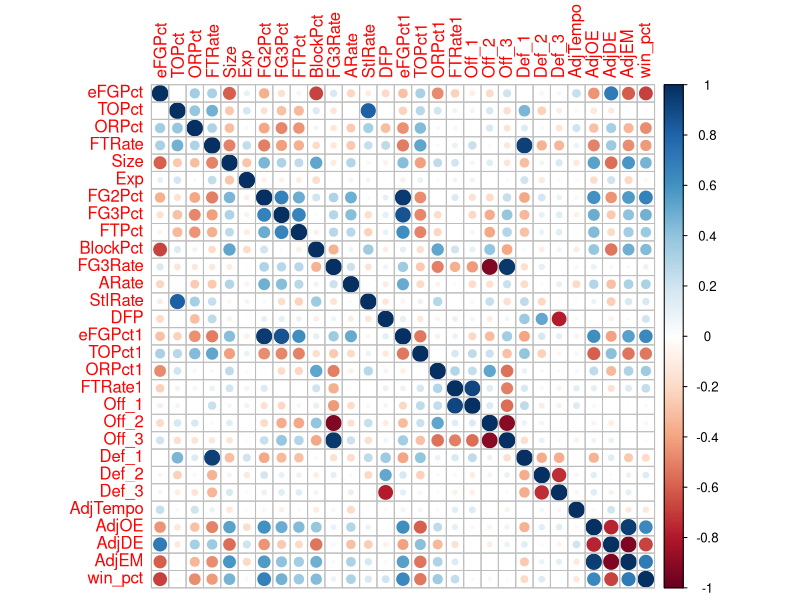
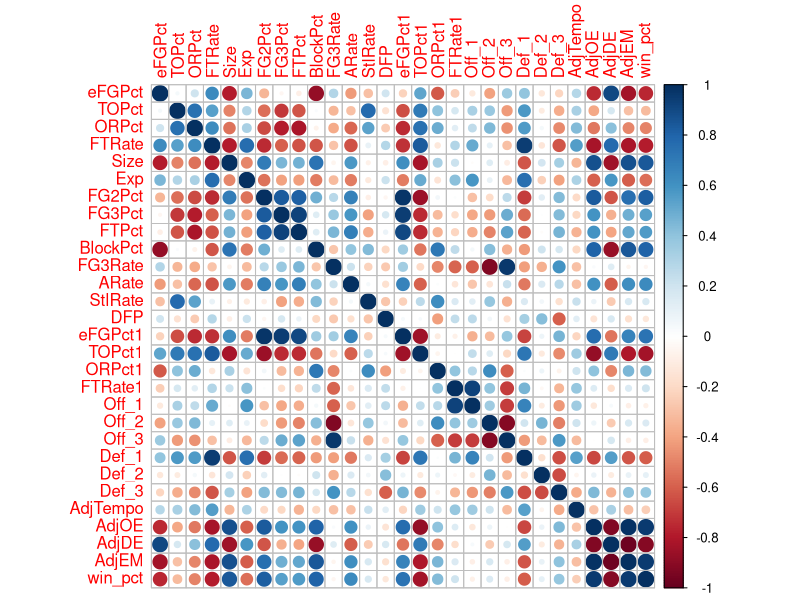
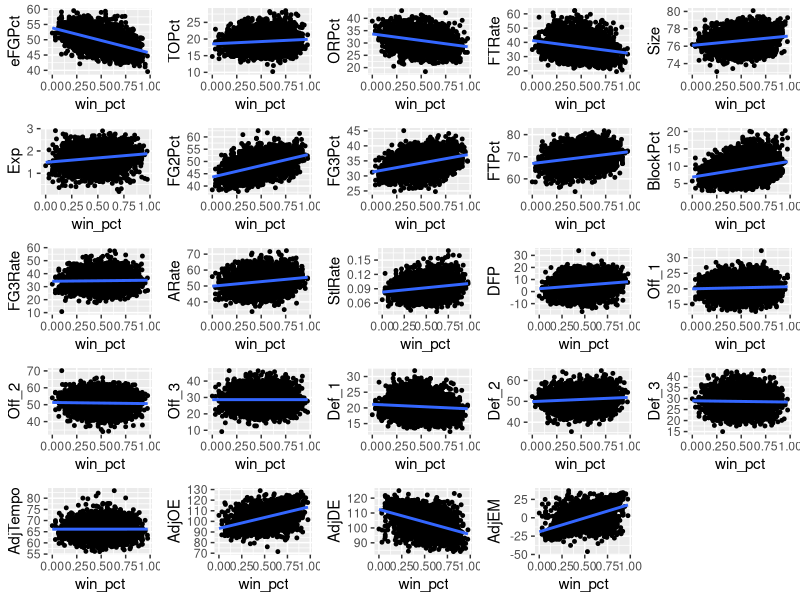

Generate these figures, in order, with R: (Note: this script raises an error after producing the figures.)
## ---- chunk 1
library(data.table)
totals <- fread("bball_data1.csv")
## ---- chunk 2
library(data.table)
avgs1 <- totals[, c(-1,-35)]
avgs2 <- totals[, c(-1,-2)]
avg_teams <- avgs1[, lapply(.SD, mean), by=list(TeamName)]
avg_conf <- avgs2[, lapply(.SD, mean), by=list(Conf)]
## ---- chunk 3
library("Hmisc")
library(corrplot)

corr_data <- avg_teams[, c(-1,-30,-28,-26)]
corr_data <- as.matrix(corr_data)
#Looking at the correlation of features with average teams data
res <- cor(corr_data)
corrplot(res)


corr_data <- avg_conf[, c(-1,-30,-28,-26)]
corr_data <- as.matrix(corr_data)
#Looking at the correlation of features with average conferences data
res1 <- cor(corr_data)
corrplot(res1)
## ---- chunk 4
library(ggpubr)


p <- ggplot(totals, aes(x=win_pct, y=eFGPct))+ geom_point(size=1) +
    stat_smooth(method="lm")
p1 <- ggplot(totals, aes(x=win_pct, y=TOPct))+ geom_point(size=1) + 
    stat_smooth(method="lm")
p2 <- ggplot(totals, aes(x=win_pct, y=ORPct))+ geom_point(size=1) +
    stat_smooth(method="lm")
p3 <- ggplot(totals, aes(x=win_pct, y=FTRate))+ geom_point(size=1) +
    stat_smooth(method="lm")
p4 <- ggplot(totals, aes(x=win_pct, y=Size))+ geom_point(size=1) + 
    stat_smooth(method="lm")
p5 <- ggplot(totals, aes(x=win_pct, y=Exp))+ geom_point(size=1) +
    stat_smooth(method="lm")
p6 <- ggplot(totals, aes(x=win_pct, y=FG2Pct))+ geom_point(size=1) + 
    stat_smooth(method="lm")
p7 <- ggplot(totals, aes(x=win_pct, y=FG3Pct))+ geom_point(size=1) + 
    stat_smooth(method="lm")
p8 <- ggplot(totals, aes(x=win_pct, y=FTPct)) + geom_point(size=1)+ 
    stat_smooth(method="lm")
p9<- ggplot(totals, aes(x=win_pct, y=BlockPct))+ geom_point(size=1) + 
    stat_smooth(method="lm")
p10 <- ggplot(totals, aes(x=win_pct, y=FG3Rate))+ geom_point(size=1) + 
    stat_smooth(method="lm")
p11<- ggplot(totals, aes(x=win_pct, y=ARate)) + geom_point(size=1)+ 
    stat_smooth(method="lm")
p12<- ggplot(totals, aes(x=win_pct, y=StlRate))+ geom_point(size=1) + 
    stat_smooth(method="lm")
p13<- ggplot(totals, aes(x=win_pct, y=DFP))+ geom_point(size=1) + 
    stat_smooth(method="lm")
p18<- ggplot(totals, aes(x=win_pct, y=Off_1))+ geom_point(size=1) +
    stat_smooth(method="lm")
p19<- ggplot(totals, aes(x=win_pct, y=Off_2))+ geom_point(size=1) +
    stat_smooth(method="lm")
p20 <- ggplot(totals, aes(x=win_pct, y=Off_3)) + geom_point(size=1)+
    stat_smooth(method="lm")
p21 <- ggplot(totals, aes(x=win_pct, y=Def_1)) + geom_point(size=1)+
    stat_smooth(method="lm")
p22 <- ggplot(totals, aes(x=win_pct, y=Def_2)) + geom_point(size=1)+
    stat_smooth(method="lm")
p23 <- ggplot(totals, aes(x=win_pct, y=Def_3)) + geom_point(size=1)+ 
    stat_smooth(method="lm")
p25<- ggplot(totals, aes(x=win_pct, y=AdjTempo)) + geom_point(size=1)+
    stat_smooth(method="lm")
p27<- ggplot(totals, aes(x=win_pct, y=AdjOE)) + geom_point(size=1)+
    stat_smooth(method="lm")
p29<- ggplot(totals, aes(x=win_pct, y=AdjDE))+ geom_point(size=1) + 
    stat_smooth(method="lm")


p30<- ggplot(totals, aes(x=win_pct, y=AdjEM))+ geom_point(size=1) +
    stat_smooth(method="lm")


plot<-ggarrange(p, p1, p2, p3, p4, p5, p6, p7, p8, p9, p10 ,p11, p12, p13, p18, p19, p20, p21, p22, p23, p25, p27, p29, p30, ncol = 5, nrow = 5, common.legend = TRUE)

plot

## ---- chunk 5
library(ggplot2)

sorted_avg_teams <- avg_teams[with(avg_teams, order(-win_pct)), ]
sorted_avg_teams1 <- avg_teams[with(avg_teams, order(win_pct)), ]
top <- sorted_avg_teams[1:10,]
bottom <- sorted_avg_teams1[1:10,]

top_bottom <- rbind(top, bottom)

ggplot(data=avg_teams, aes(x = reorder(team_name, -win_pct), y=win_pct), color=Conf) +
  geom_bar(stat="identity", width=0.5)
## ---- chunk 6
scale_top <- scale(top_bottom[,c(-1)])
scale_top <- data.table(scale_top)
scale_top$TeamName <-top_bottom[,c(1)]

scale_top$category<- ifelse(scale_top$win_pct >0, "high","low")

q <- ggplot(scale_top,aes(x = reorder(TeamName, win_pct),y = win_pct)) + 
      geom_bar(aes(fill = category),stat = "identity") +

      coord_flip()

q1 <- ggplot(scale_top,aes(x = reorder(TeamName, win_pct),y=eFGPct)) + 
      geom_bar(aes(fill = category),stat = "identity") +

      coord_flip()

q2 <- ggplot(scale_top,aes(x = reorder(TeamName, win_pct),y=TOPct)) + 
      geom_bar(aes(fill = category),stat = "identity") +

      coord_flip()

q3 <- ggplot(scale_top,aes(x = reorder(TeamName, win_pct),y=ORPct)) + 
      geom_bar(aes(fill = category),stat = "identity") +

      coord_flip()

q4 <- ggplot(scale_top,aes(x = reorder(TeamName, win_pct),y=AdjEM)) + 
      geom_bar(aes(fill = category),stat = "identity") +

      coord_flip()

q5 <- ggplot(scale_top,aes(x = reorder(TeamName, win_pct),y=AdjDE)) + 
      geom_bar(aes(fill = category),stat = "identity") +

      coord_flip()

q6 <- ggplot(scale_top,aes(x = reorder(TeamName, win_pct),y=AdjTempo)) + 
      geom_bar(aes(fill = category),stat = "identity") +

      coord_flip()

q7 <- ggplot(scale_top,aes(x = reorder(TeamName, win_pct),y=Def_3)) + 
      geom_bar(aes(fill = category),stat = "identity") +

      coord_flip()

q8 <- ggplot(scale_top,aes(x = reorder(TeamName, win_pct),y=Def_2)) + 
      geom_bar(aes(fill = category),stat = "identity") +

      coord_flip()

q9 <- ggplot(scale_top,aes(x = reorder(TeamName, win_pct),y=Def_1)) + 
      geom_bar(aes(fill = category),stat = "identity") +

      coord_flip()

q10 <- ggplot(scale_top,aes(x = reorder(TeamName, win_pct),y=Off_1)) + 
      geom_bar(aes(fill = category),stat = "identity") +

      coord_flip()

q11 <- ggplot(scale_top,aes(x = reorder(TeamName, win_pct),y=Off_2)) + 
      geom_bar(aes(fill = category),stat = "identity") +

      coord_flip()

q12 <- ggplot(scale_top,aes(x = reorder(TeamName, win_pct),y=Off_3)) + 
      geom_bar(aes(fill = category),stat = "identity") +

      coord_flip()

q13 <- ggplot(scale_top,aes(x = reorder(TeamName, win_pct), y=DFP)) + 
      geom_bar(aes(fill = category),stat = "identity") +

      coord_flip()

q14 <- ggplot(scale_top,aes(x = reorder(TeamName, win_pct),y=StlRate)) + 
      geom_bar(aes(fill = category),stat = "identity") +

      coord_flip()

q15 <- ggplot(scale_top,aes(x = reorder(TeamName, win_pct), y=ARate)) + 
      geom_bar(aes(fill = category),stat = "identity") +

      coord_flip()

q16 <- ggplot(scale_top,aes(x = reorder(TeamName, win_pct), y=FG3Rate)) + 
      geom_bar(aes(fill = category),stat = "identity") +
      labs(title= "Diverging Bars")+
      coord_flip()

q17 <- ggplot(scale_top,aes(x = reorder(TeamName, win_pct),y=BlockPct)) + 
      geom_bar(aes(fill = category),stat = "identity") +

      coord_flip()

q18 <- ggplot(scale_top,aes(x = reorder(TeamName, win_pct),y=FTPct)) + 
      geom_bar(aes(fill = category),stat = "identity") +

      coord_flip()

q19 <- ggplot(scale_top,aes(x = reorder(TeamName, win_pct),y=FG3Pct)) + 
      geom_bar(aes(fill = category),stat = "identity") +

      coord_flip()

q20 <- ggplot(scale_top,aes(x = reorder(TeamName, win_pct),y=FTRate)) + 
      geom_bar(aes(fill = category),stat = "identity") +

      coord_flip()


q21 <- ggplot(scale_top,aes(x = reorder(TeamName, win_pct),y=FG2Pct)) + 
      geom_bar(aes(fill = category),stat = "identity") +

      coord_flip()

q22 <- ggplot(scale_top,aes(x = reorder(TeamName, win_pct),y = Exp)) + 
      geom_bar(aes(fill = category),stat = "identity") +

      coord_flip()

q23 <- ggplot(scale_top,aes(x = reorder(TeamName, win_pct),y=Size)) + 
      geom_bar(aes(fill = category),stat = "identity") +
      coord_flip()

q24 <- ggplot(scale_top,aes(x = reorder(TeamName, win_pct),y=AdjOE)) + 
      geom_bar(aes(fill = category),stat = "identity") +

      coord_flip()



plot<-ggarrange(q, q1,q2,q3,q4,q5,q6,q7,q8,q9,q10,q11,q12,q13,q14,q15,q16,q17,q18,q19,q20,q21,q22,q23,24, ncol = 5, nrow = 5, common.legend = TRUE)

plot
## ---- chunk 7
library(ggplot2)

p = ggplot(totals,aes(x=Season, y=win_pct, group=TeamName)) + geom_line(aes(color=TeamName))
p = p + facet_wrap(~Conf, nrow=5) 
p = p + theme(legend.position = "none")
p
## ---- chunk 8
library(ggplot2)

ggplot(data=avg_conf, aes(x = reorder(Conf, -win_pct), y=win_pct)) +
  geom_bar(stat="identity", width=0.5)
## ---- chunk 9
ggplot(totals, aes(x = reorder(Conf, -win_pct, FUN = median), y = win_pct, fill = Conf, alpha = 0.2)) + geom_boxplot()
## ---- chunk 10
library(ggplot2)

p = ggplot(totals,aes(x=win_pct)) + geom_density(aes(color=Conf))
p = p + facet_wrap(~Conf, nrow=5) 
p = p + theme(legend.position = "none")
p
## ---- chunk 11
library(ggpubr)

#b12 <- totals[totals$Conf %like% "B12", ]
#bsth <- totals[totals$Conf %like% "BSth", ]
swac <- totals[totals$Conf %like% "SWAC", ]
sec <- totals[totals$Conf %like% "SEC", ]
sum <- totals[totals$Conf %like% "Sum", ]

#first_analysis <- rbind(b12, bsth, swac)
first_analysis <- rbind(sec,swac)

p <- ggplot(first_analysis, aes(x=win_pct, y=eFGPct, color=Conf, shape=Conf)) + geom_point(size=1)+
    stat_smooth(method="lm")
p1 <- ggplot(first_analysis, aes(x=win_pct, y=TOPct, color=Conf, shape=Conf)) + geom_point(size=1)+
    stat_smooth(method="lm")
p2 <- ggplot(first_analysis, aes(x=win_pct, y=ORPct, color=Conf, shape=Conf)) + geom_point(size=1)+
    stat_smooth(method="lm")
p3 <- ggplot(first_analysis, aes(x=win_pct, y=FTRate, color=Conf, shape=Conf)) + geom_point(size=1)+
    stat_smooth(method="lm")
p4 <- ggplot(first_analysis, aes(x=win_pct, y=Size, color=Conf, shape=Conf)) + geom_point(size=1)+
    stat_smooth(method="lm")
p5 <- ggplot(first_analysis, aes(x=win_pct, y=Exp, color=Conf, shape=Conf)) + geom_point(size=1)+
    stat_smooth(method="lm")
p6 <- ggplot(first_analysis, aes(x=win_pct, y=FG2Pct, color=Conf, shape=Conf)) + geom_point(size=1)+
    stat_smooth(method="lm")
p7 <- ggplot(first_analysis, aes(x=win_pct, y=FG3Pct, color=Conf, shape=Conf)) + geom_point(size=1)+
    stat_smooth(method="lm")
p8 <- ggplot(first_analysis, aes(x=win_pct, y=FTPct, color=Conf, shape=Conf)) + geom_point(size=1)+
    stat_smooth(method="lm")
p9<- ggplot(first_analysis, aes(x=win_pct, y=BlockPct, color=Conf, shape=Conf)) + geom_point(size=1)+
    stat_smooth(method="lm")
p10 <- ggplot(first_analysis, aes(x=win_pct, y=FG3Rate, color=Conf, shape=Conf)) + geom_point(size=1)+
    stat_smooth(method="lm")
p11<- ggplot(first_analysis, aes(x=win_pct, y=ARate, color=Conf, shape=Conf)) + geom_point(size=1)+
    stat_smooth(method="lm")
p12<- ggplot(first_analysis, aes(x=win_pct, y=StlRate, color=Conf, shape=Conf)) + geom_point(size=1)+
    stat_smooth(method="lm")
p13<- ggplot(first_analysis, aes(x=win_pct, y=DFP, color=Conf, shape=Conf)) + geom_point(size=1)+
    stat_smooth(method="lm")
p18<- ggplot(first_analysis, aes(x=win_pct, y=Off_1, color=Conf, shape=Conf)) + geom_point(size=1)+
    stat_smooth(method="lm")
p19<- ggplot(first_analysis, aes(x=win_pct, y=Off_2, color=Conf, shape=Conf)) + geom_point(size=1)+
    stat_smooth(method="lm")
p20 <- ggplot(first_analysis, aes(x=win_pct, y=Off_3, color=Conf, shape=Conf)) + geom_point(size=1)+
    stat_smooth(method="lm")
p21 <- ggplot(first_analysis, aes(x=win_pct, y=Def_1, color=Conf, shape=Conf)) + geom_point(size=1)+
    stat_smooth(method="lm")
p22 <- ggplot(first_analysis, aes(x=win_pct, y=Def_2, color=Conf, shape=Conf)) + geom_point(size=1)+
    stat_smooth(method="lm")
p23 <- ggplot(first_analysis, aes(x=win_pct, y=Def_3, color=Conf, shape=Conf)) + geom_point(size=1)+
    stat_smooth(method="lm")
p25<- ggplot(first_analysis, aes(x=win_pct, y=AdjTempo, color=Conf, shape=Conf)) + geom_point(size=1)+
    stat_smooth(method="lm")
p27<- ggplot(first_analysis, aes(x=win_pct, y=AdjOE, color=Conf, shape=Conf)) + geom_point(size=1)+
    stat_smooth(method="lm")
p29<- ggplot(first_analysis, aes(x=win_pct, y=AdjDE, color=Conf, shape=Conf)) + geom_point(size=1)+
    stat_smooth(method="lm")
p30<- ggplot(first_analysis, aes(x=win_pct, y=AdjEM, color=Conf, shape=Conf)) + geom_point(size=1)+
    stat_smooth(method="lm")

plot<-ggarrange(p, p1, p2, p3, p4, p5, p6, p7, p8, p9, p10 ,p11, p12, p13, p18, p19, p20, p21, p22, p23, p25, p27, p29, p30, ncol = 5, nrow = 5, common.legend = TRUE)

plot
## ---- chunk 12
library(ggplot2)

sorted_avg_conf <- avg_conf[with(avg_conf, order(-win_pct)), ]
sorted_avg_conf1 <- avg_conf[with(avg_conf, order(win_pct)), ]
top <- sorted_avg_conf[1:5,]
bottom <- sorted_avg_conf1[1:5,]

top_bottom <- rbind(top, bottom)

## ---- chunk 13
scale_top <- scale(top_bottom[,c(-1)])
scale_top <- data.table(scale_top)
scale_top$TeamName <-top_bottom[,c(1)]

scale_top$category<- ifelse(scale_top$win_pct >0, "high","low")

q <- ggplot(scale_top,aes(x = reorder(TeamName, win_pct),y = win_pct)) + 
      geom_bar(aes(fill = category),stat = "identity") +

      coord_flip()

q1 <- ggplot(scale_top,aes(x = reorder(TeamName, win_pct),y=eFGPct)) + 
      geom_bar(aes(fill = category),stat = "identity") +

      coord_flip()

q2 <- ggplot(scale_top,aes(x = reorder(TeamName, win_pct),y=TOPct)) + 
      geom_bar(aes(fill = category),stat = "identity") +

      coord_flip()

q3 <- ggplot(scale_top,aes(x = reorder(TeamName, win_pct),y=ORPct)) + 
      geom_bar(aes(fill = category),stat = "identity") +

      coord_flip()

q4 <- ggplot(scale_top,aes(x = reorder(TeamName, win_pct),y=AdjEM)) + 
      geom_bar(aes(fill = category),stat = "identity") +

      coord_flip()

q5 <- ggplot(scale_top,aes(x = reorder(TeamName, win_pct),y=AdjDE)) + 
      geom_bar(aes(fill = category),stat = "identity") +

      coord_flip()

q6 <- ggplot(scale_top,aes(x = reorder(TeamName, win_pct),y=AdjTempo)) + 
      geom_bar(aes(fill = category),stat = "identity") +

      coord_flip()

q7 <- ggplot(scale_top,aes(x = reorder(TeamName, win_pct),y=Def_3)) + 
      geom_bar(aes(fill = category),stat = "identity") +

      coord_flip()

q8 <- ggplot(scale_top,aes(x = reorder(TeamName, win_pct),y=Def_2)) + 
      geom_bar(aes(fill = category),stat = "identity") +

      coord_flip()

q9 <- ggplot(scale_top,aes(x = reorder(TeamName, win_pct),y=Def_1)) + 
      geom_bar(aes(fill = category),stat = "identity") +

      coord_flip()

q10 <- ggplot(scale_top,aes(x = reorder(TeamName, win_pct),y=Off_1)) + 
      geom_bar(aes(fill = category),stat = "identity") +

      coord_flip()

q11 <- ggplot(scale_top,aes(x = reorder(TeamName, win_pct),y=Off_2)) + 
      geom_bar(aes(fill = category),stat = "identity") +

      coord_flip()

q12 <- ggplot(scale_top,aes(x = reorder(TeamName, win_pct),y=Off_3)) + 
      geom_bar(aes(fill = category),stat = "identity") +

      coord_flip()

q13 <- ggplot(scale_top,aes(x = reorder(TeamName, win_pct), y=DFP)) + 
      geom_bar(aes(fill = category),stat = "identity") +

      coord_flip()

q14 <- ggplot(scale_top,aes(x = reorder(TeamName, win_pct),y=StlRate)) + 
      geom_bar(aes(fill = category),stat = "identity") +

      coord_flip()

q15 <- ggplot(scale_top,aes(x = reorder(TeamName, win_pct), y=ARate)) + 
      geom_bar(aes(fill = category),stat = "identity") +

      coord_flip()

q16 <- ggplot(scale_top,aes(x = reorder(TeamName, win_pct), y=FG3Rate)) + 
      geom_bar(aes(fill = category),stat = "identity") +
      labs(title= "Diverging Bars")+
      coord_flip()

q17 <- ggplot(scale_top,aes(x = reorder(TeamName, win_pct),y=BlockPct)) + 
      geom_bar(aes(fill = category),stat = "identity") +

      coord_flip()

q18 <- ggplot(scale_top,aes(x = reorder(TeamName, win_pct),y=FTPct)) + 
      geom_bar(aes(fill = category),stat = "identity") +

      coord_flip()

q19 <- ggplot(scale_top,aes(x = reorder(TeamName, win_pct),y=FG3Pct)) + 
      geom_bar(aes(fill = category),stat = "identity") +

      coord_flip()

q20 <- ggplot(scale_top,aes(x = reorder(TeamName, win_pct),y=FTRate)) + 
      geom_bar(aes(fill = category),stat = "identity") +

      coord_flip()


q21 <- ggplot(scale_top,aes(x = reorder(TeamName, win_pct),y=FG2Pct)) + 
      geom_bar(aes(fill = category),stat = "identity") +

      coord_flip()

q22 <- ggplot(scale_top,aes(x = reorder(TeamName, win_pct),y = Exp)) + 
      geom_bar(aes(fill = category),stat = "identity") +

      coord_flip()

q23 <- ggplot(scale_top,aes(x = reorder(TeamName, win_pct),y=Size)) + 
      geom_bar(aes(fill = category),stat = "identity") +
      coord_flip()


plot<-ggarrange(q, q1,q2,q3,q4,q5,q6,q7,q8,q9,q10,q11,q12,q13,q14,q15,q16,q17,q18,q19,q20,q21,q22,q23, ncol = 5, nrow = 5, common.legend = TRUE)

plot
## ---- chunk 14
cluster_data <- avg_teams[, c('TeamName','eFGPct', 'ORPct', 'FTRate', 'Size', 'Exp', 'FG2Pct', 'FG3Pct', 'FTPct', 'BlockPct', 'AdjOE', 'AdjDE', 'AdjEM', 'win_pct')]
## ---- chunk 15
scale_new <- scale(cluster_data[,-1], center = TRUE)
#head(scale_new, n=14)

dist_matrix <- as.matrix(scale_new)
dist_matrix <- dist(dist_matrix, method = "manhattan", diag = TRUE, upper = TRUE)
x<-as.table(as.matrix(dist_matrix))
#x[1:5, 1:5]

labs <- c()
for (i in cluster_data$TeamName){
labs <- c(labs, i)
}

fit <- hclust(dist_matrix, method="ward.D")
plot(fit, labels=labs, main="Hierarchical cluster analysis using ward.d2 linkage")

rect.hclust(fit, k=32, border="red")

groupings = cutree(fit,32)
## ---- chunk 16
d <- data.table(scale_new)
d$names<-labs
library(tidyverse)
d <- d %>% column_to_rownames(., var = "names")

library(gplots)
heatmap.2(as.matrix(d), hclustfun = function(x) hclust(x, method = "average"), scale = "column", dendrogram="row", trace="none", density.info="none", col=redblue(256), 
lhei=c(2,5.0), lwid=c(1.5,2.5), keysize = 0.25, margins = c(5, 8), cexRow=0.7,cexCol=0.7)

table(groupings, groupings)

library(cluster)
sec.pam <- pam(dist_matrix,32)
table(groupings,sec.pam$clustering)

cluster_data$TeamName[sec.pam$id.med]

clusplot(sec.pam,lines=0,labels=32, main = "k-mediod clustering 32 different groupings")

#clusplot(cars.pam,color=TRUE, labels=2, main = "k-mediod clustering of cars into 3 groups")
## ---- chunk 17
sil <- silhouette(sec.pam$clustering, dist_matrix)
plot(sil, main = "Silhouette plot of 3 car clusters")

## ---- chunk 18
clustered_df <- avg_teams
c <- 'cluster'
clustered_df$c <- groupings

clusts<-list()
for (x in clustered_df$c){
  b <- as.character(x)
  clusts <- c(clusts, b)
}
t<-unlist(clusts)
clustered_df$c <- t

clustered_df1 <- clustered_df[,-1]

clustered_df1 <- clustered_df1[, lapply(.SD, mean), by=list(c)]
## ---- chunk 19
cluster_assigned <- (clustered_df[, 34])
team_name <- (clustered_df[, 1])

cluster_assigned <-unlist(cluster_assigned)

team_name <-unlist(team_name)

names(cluster_assigned) <- team_name


## ---- chunk 20
totals_clustered <- totals[,-35]

totals_clustered$c <- "nan"

i=1
for (x in totals_clustered$TeamName){
  totals_clustered$c[i]<-cluster_assigned[[x]]
  i=i+1
}
## ---- chunk 21
library(ggplot2)

ggplot(data=clustered_df1, aes(x = reorder(c, -win_pct), y=win_pct)) +
  geom_bar(stat="identity", width=0.5)
## ---- chunk 22
library(ggplot2)

p = ggplot(totals_clustered,aes(x=Season, y=win_pct, group=TeamName)) + geom_line(aes(color=TeamName))
p = p + facet_wrap(~c, nrow=5) 
p = p + theme(legend.position = "none")
p
## ---- chunk 23
ggplot(totals_clustered, aes(x = reorder(c, -win_pct, FUN = median), y = win_pct, fill = c, alpha = 0.2)) + geom_boxplot()
## ---- chunk 24
library(ggplot2)

p = ggplot(totals_clustered,aes(x=win_pct)) + geom_density(aes(color=c))
p = p + facet_wrap(~c, nrow=5) 
p = p + theme(legend.position = "none")
p
## ---- chunk 25
library(ggpubr)

#b12 <- totals[totals$Conf %like% "B12", ]
#bsth <- totals[totals$Conf %like% "BSth", ]
sec <- totals_clustered[totals_clustered$c == "7", ]
swac <- totals_clustered[totals_clustered$c == "6", ]


#first_analysis <- rbind(b12, bsth, swac)
first_analysis <- rbind(sec,swac)

p <- ggplot(first_analysis, aes(x=win_pct, y=eFGPct, color=c, shape=c)) + geom_point(size=1)+
    stat_smooth(method="lm")
p1 <- ggplot(first_analysis, aes(x=win_pct, y=TOPct, color=c, shape=c)) + geom_point(size=1)+
    stat_smooth(method="lm")
p2 <- ggplot(first_analysis, aes(x=win_pct, y=ORPct, color=c, shape=c)) + geom_point(size=1)+
    stat_smooth(method="lm")
p3 <- ggplot(first_analysis, aes(x=win_pct, y=FTRate, color=c, shape=c)) + geom_point(size=1)+
    stat_smooth(method="lm")
p4 <- ggplot(first_analysis, aes(x=win_pct, y=Size, color=c, shape=c)) + geom_point(size=1)+
    stat_smooth(method="lm")
p5 <- ggplot(first_analysis, aes(x=win_pct, y=Exp, color=c, shape=c)) + geom_point(size=1)+
    stat_smooth(method="lm")
p6 <- ggplot(first_analysis, aes(x=win_pct, y=FG2Pct, color=c, shape=c)) + geom_point(size=1)+
    stat_smooth(method="lm")
p7 <- ggplot(first_analysis, aes(x=win_pct, y=FG3Pct, color=c, shape=c)) + geom_point(size=1)+
    stat_smooth(method="lm")
p8 <- ggplot(first_analysis, aes(x=win_pct, y=FTPct, color=c, shape=c)) + geom_point(size=1)+
    stat_smooth(method="lm")
p9<- ggplot(first_analysis, aes(x=win_pct, y=BlockPct, color=c, shape=c)) + geom_point(size=1)+
    stat_smooth(method="lm")
p10 <- ggplot(first_analysis, aes(x=win_pct, y=FG3Rate, color=c, shape=c)) + geom_point(size=1)+
    stat_smooth(method="lm")
p11<- ggplot(first_analysis, aes(x=win_pct, y=ARate, color=c, shape=c)) + geom_point(size=1)+
    stat_smooth(method="lm")
p12<- ggplot(first_analysis, aes(x=win_pct, y=StlRate, color=c, shape=c)) + geom_point(size=1)+
    stat_smooth(method="lm")
p13<- ggplot(first_analysis, aes(x=win_pct, y=DFP, color=c, shape=c)) + geom_point(size=1)+
    stat_smooth(method="lm")
p18<- ggplot(first_analysis, aes(x=win_pct, y=Off_1, color=c, shape=c)) + geom_point(size=1)+
    stat_smooth(method="lm")
p19<- ggplot(first_analysis, aes(x=win_pct, y=Off_2, color=c, shape=c)) + geom_point(size=1)+
    stat_smooth(method="lm")
p20 <- ggplot(first_analysis, aes(x=win_pct, y=Off_3, color=c, shape=c)) + geom_point(size=1)+
    stat_smooth(method="lm")
p21 <- ggplot(first_analysis, aes(x=win_pct, y=Def_1, color=c, shape=c)) + geom_point(size=1)+
    stat_smooth(method="lm")
p22 <- ggplot(first_analysis, aes(x=win_pct, y=Def_2, color=c, shape=c)) + geom_point(size=1)+
    stat_smooth(method="lm")
p23 <- ggplot(first_analysis, aes(x=win_pct, y=Def_3, color=c, shape=c)) + geom_point(size=1)+
    stat_smooth(method="lm")
p25<- ggplot(first_analysis, aes(x=win_pct, y=AdjTempo, color=c, shape=c)) + geom_point(size=1)+
    stat_smooth(method="lm")
p27<- ggplot(first_analysis, aes(x=win_pct, y=AdjOE, color=c, shape=c)) + geom_point(size=1)+
    stat_smooth(method="lm")
p29<- ggplot(first_analysis, aes(x=win_pct, y=AdjDE, color=c, shape=c)) + geom_point(size=1)+
    stat_smooth(method="lm")
p30<- ggplot(first_analysis, aes(x=win_pct, y=AdjEM, color=c, shape=c)) + geom_point(size=1)+
    stat_smooth(method="lm")

plot<-ggarrange(p, p1, p2, p3, p4, p5, p6, p7, p8, p9, p10 ,p11, p12, p13, p18, p19, p20, p21, p22, p23, p25, p27, p29, p30, ncol = 5, nrow = 5, common.legend = TRUE)

plot
## ---- chunk 26
library(ggplot2)

sorted_avg_conf <- clustered_df1[with(clustered_df1, order(-win_pct)), ]
sorted_avg_conf1 <- clustered_df1[with(clustered_df1, order(win_pct)), ]
top <- sorted_avg_conf[1:5,]
bottom <- sorted_avg_conf1[1:5,]

top_bottom <- rbind(top, bottom)

## ---- chunk 27
scale_top <- scale(top_bottom[,c(-1)])
scale_top <- data.table(scale_top)
scale_top$TeamName <-top_bottom[,c(1)]

scale_top$category<- ifelse(scale_top$win_pct >0, "high","low")

q <- ggplot(scale_top,aes(x = reorder(TeamName, win_pct),y = win_pct)) + 
      geom_bar(aes(fill = category),stat = "identity") +

      coord_flip()

q1 <- ggplot(scale_top,aes(x = reorder(TeamName, win_pct),y=eFGPct)) + 
      geom_bar(aes(fill = category),stat = "identity") +

      coord_flip()

q2 <- ggplot(scale_top,aes(x = reorder(TeamName, win_pct),y=TOPct)) + 
      geom_bar(aes(fill = category),stat = "identity") +

      coord_flip()

q3 <- ggplot(scale_top,aes(x = reorder(TeamName, win_pct),y=ORPct)) + 
      geom_bar(aes(fill = category),stat = "identity") +

      coord_flip()

q4 <- ggplot(scale_top,aes(x = reorder(TeamName, win_pct),y=AdjEM)) + 
      geom_bar(aes(fill = category),stat = "identity") +

      coord_flip()

q5 <- ggplot(scale_top,aes(x = reorder(TeamName, win_pct),y=AdjDE)) + 
      geom_bar(aes(fill = category),stat = "identity") +

      coord_flip()

q6 <- ggplot(scale_top,aes(x = reorder(TeamName, win_pct),y=AdjTempo)) + 
      geom_bar(aes(fill = category),stat = "identity") +

      coord_flip()

q7 <- ggplot(scale_top,aes(x = reorder(TeamName, win_pct),y=Def_3)) + 
      geom_bar(aes(fill = category),stat = "identity") +

      coord_flip()

q8 <- ggplot(scale_top,aes(x = reorder(TeamName, win_pct),y=Def_2)) + 
      geom_bar(aes(fill = category),stat = "identity") +

      coord_flip()

q9 <- ggplot(scale_top,aes(x = reorder(TeamName, win_pct),y=Def_1)) + 
      geom_bar(aes(fill = category),stat = "identity") +

      coord_flip()

q10 <- ggplot(scale_top,aes(x = reorder(TeamName, win_pct),y=Off_1)) + 
      geom_bar(aes(fill = category),stat = "identity") +

      coord_flip()

q11 <- ggplot(scale_top,aes(x = reorder(TeamName, win_pct),y=Off_2)) + 
      geom_bar(aes(fill = category),stat = "identity") +

      coord_flip()

q12 <- ggplot(scale_top,aes(x = reorder(TeamName, win_pct),y=Off_3)) + 
      geom_bar(aes(fill = category),stat = "identity") +

      coord_flip()

q13 <- ggplot(scale_top,aes(x = reorder(TeamName, win_pct), y=DFP)) + 
      geom_bar(aes(fill = category),stat = "identity") +

      coord_flip()

q14 <- ggplot(scale_top,aes(x = reorder(TeamName, win_pct),y=StlRate)) + 
      geom_bar(aes(fill = category),stat = "identity") +

      coord_flip()

q15 <- ggplot(scale_top,aes(x = reorder(TeamName, win_pct), y=ARate)) + 
      geom_bar(aes(fill = category),stat = "identity") +

      coord_flip()

q16 <- ggplot(scale_top,aes(x = reorder(TeamName, win_pct), y=FG3Rate)) + 
      geom_bar(aes(fill = category),stat = "identity") +
      labs(title= "Diverging Bars")+
      coord_flip()

q17 <- ggplot(scale_top,aes(x = reorder(TeamName, win_pct),y=BlockPct)) + 
      geom_bar(aes(fill = category),stat = "identity") +

      coord_flip()

q18 <- ggplot(scale_top,aes(x = reorder(TeamName, win_pct),y=FTPct)) + 
      geom_bar(aes(fill = category),stat = "identity") +

      coord_flip()

q19 <- ggplot(scale_top,aes(x = reorder(TeamName, win_pct),y=FG3Pct)) + 
      geom_bar(aes(fill = category),stat = "identity") +

      coord_flip()

q20 <- ggplot(scale_top,aes(x = reorder(TeamName, win_pct),y=FTRate)) + 
      geom_bar(aes(fill = category),stat = "identity") +

      coord_flip()


q21 <- ggplot(scale_top,aes(x = reorder(TeamName, win_pct),y=FG2Pct)) + 
      geom_bar(aes(fill = category),stat = "identity") +

      coord_flip()

q22 <- ggplot(scale_top,aes(x = reorder(TeamName, win_pct),y = Exp)) + 
      geom_bar(aes(fill = category),stat = "identity") +

      coord_flip()

q23 <- ggplot(scale_top,aes(x = reorder(TeamName, win_pct),y=Size)) + 
      geom_bar(aes(fill = category),stat = "identity") +
      coord_flip()


plot<-ggarrange(q, q1,q2,q3,q4,q5,q6,q7,q8,q9,q10,q11,q12,q13,q14,q15,q16,q17,q18,q19,q20,q21,q22,q23, ncol = 5, nrow = 5, common.legend = TRUE)

plot
